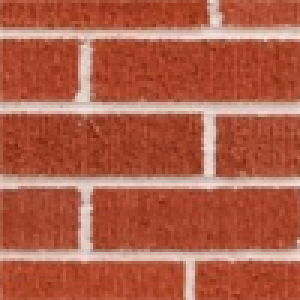
#> input picture HW4/resources/sample.jpg, 100 x 100 px (shown 3 times larger)
$ python Q1.py
#> lines starting #> are read from the running program, lines starting #| are printed output that depends on the picture
### HW4/Exercise_1/helper.py
import random


def get_random_patch(sample, patch_size):
    height, width = sample.shape[0:2]
    i = random.randrange(0, height - patch_size)
    j = random.randrange(0, width - patch_size)

    return sample[i:i + patch_size, j:j + patch_size]

### HW4/Exercise_1/Q1.py
import cv2
import numpy as np

from HW4.Exercise_1.helper import get_random_patch

sample = cv2.imread("../resources/sample.jpg")
#> sample is the input picture: shape (100, 100, 3); mean B, G, R 71.1, 93.3, 175.5

width, height = 1000, 1000
image = np.zeros((height, width, 3))

PATCH_SIZE = 50

for i in range(height // PATCH_SIZE):
    for j in range(width // PATCH_SIZE):
        patch = get_random_patch(sample, PATCH_SIZE)
        image[i * PATCH_SIZE:i * PATCH_SIZE + PATCH_SIZE, j * PATCH_SIZE:j * PATCH_SIZE + PATCH_SIZE] = patch
#> this loop made 20 passes
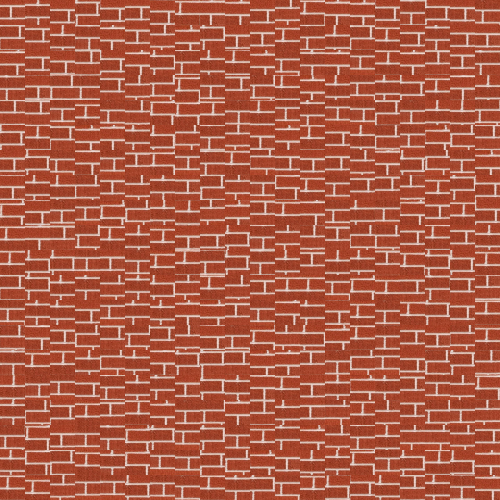
#> image: shape (1000, 1000, 3) float64 (shown at 1/2 size); mean B, G, R 71.4, 92.9, 173.2

cv2.imwrite("out/im1.jpg", image)

$ run again, with HW4/resources/picture.png saved as HW4/resources/sample.jpg
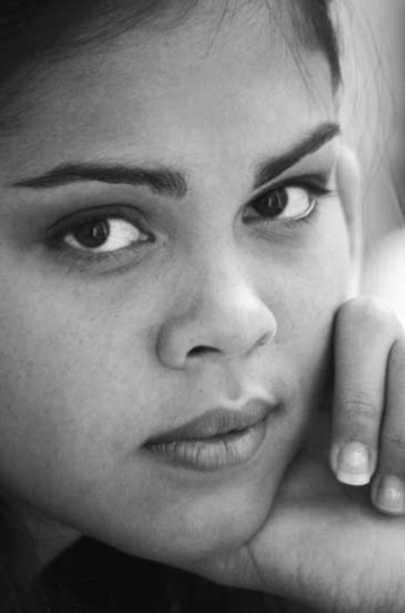
#> input picture HW4/resources/picture.png, 405 x 613 px
#> sample is the input picture: shape (613, 405, 3); min 7, max 255, mean 124.8
#> the loop `for i in range(height // PATCH_SIZE):` made 20 passes
#> after the loop `for i in range(height // PATCH_SIZE):`:
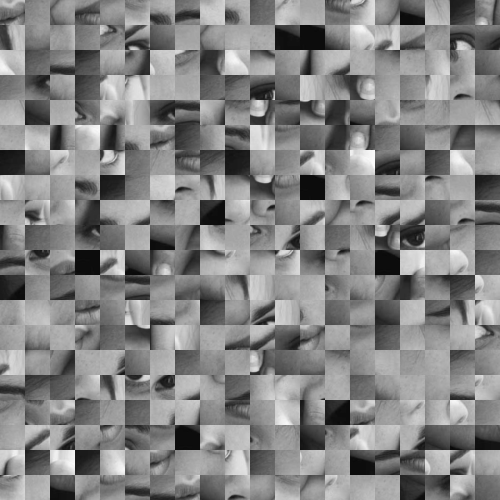
#> image: shape (1000, 1000, 3) float64 (shown at 1/2 size); min 7, max 255, mean 131.3
